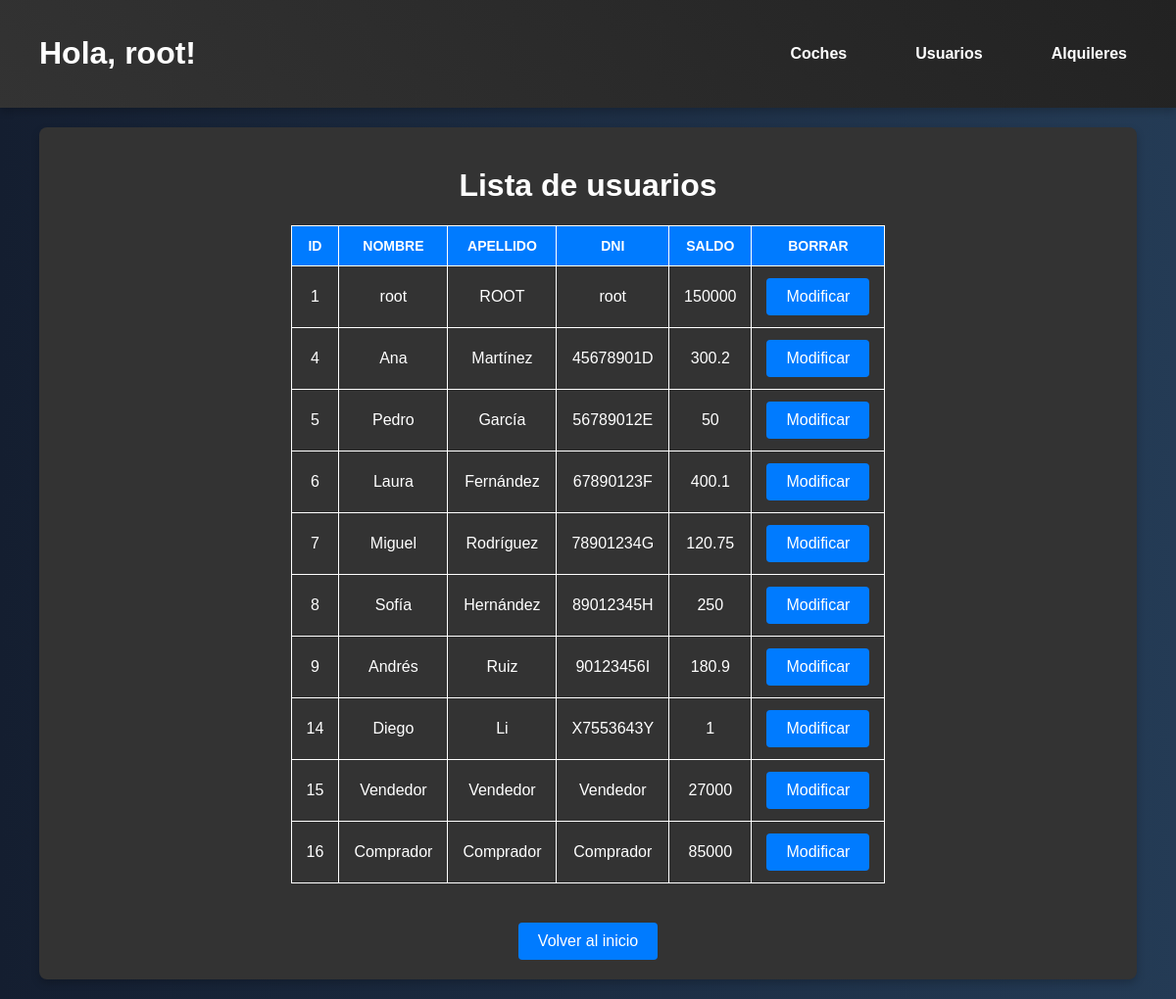
The app's page /usuarios/usuarios-modificar2.php (signed in) with its own data.
### tables this page shows
CREATE TABLE `usuarios` (
  `id_usuario` int(10) UNSIGNED NOT NULL,
  `password` varchar(255) DEFAULT NULL,
  `nombre` varchar(50) DEFAULT NULL,
  `apellidos` varchar(50) DEFAULT NULL,
  `dni` varchar(9) DEFAULT NULL,
  `saldo` float DEFAULT NULL,
  `tipo_usuario` enum('administrador','vendedor','comprador') NOT NULL
);

### usuarios/usuarios-modificar2.php (the view, shortened to what this page needs)
<?php
include '../header.view.php';
include '../db.php';
    $sql = "SELECT * FROM usuarios WHERE 1=1";
    $result = mysqli_query($conn, $sql);
?>
<!DOCTYPE html>
<html lang="en">
<head>
</head>
<body>
    <div class="main-container">
        <div class="content">
            <h1>Lista de usuarios</h1>
        </div>
        <div class="user-container">
            <?php
            if (mysqli_num_rows($result) > 0) {?>
            <table>
            <tr>
                    <th>ID</th>
                    <th>Nombre</th>
                    <th>Apellido</th>
                    <th>DNI</th>
                    <th>Saldo</th>
                    <th>Borrar</th>
                </tr>
                <?php
                while($row = mysqli_fetch_assoc($result)) { ?>
                <form method="post" action="usuarios-modificar3.php">
                    <tr>
                    <td><?php echo $row['id_usuario']; ?></td>
                    <td><?php echo $row['nombre']; ?></td>
                    <td><?php echo $row['apellidos']; ?></td>
                    <td><?php echo $row['dni']; ?></td>
                    <td><?php echo $row['saldo']; ?></td>
                    <td><input type="submit" value="Modificar"></td>
                </tr>
                </form>
                <?php }
            } else {
                echo "<p>No se encontraron usuarios</p>";
            }
            ?>
            </table>
        </div>
        <div class="button-container">
            <a href="../index.php" class="button">Volver al inicio</a>
        </div>
    </div>
</body>
</html>

### header.view.php (style rules this page uses)
body { font-family: 'Arial', sans-serif; margin: 0; background: #f4f4f4; }

### usuarios/usuarios-modificar2.php (style rules this page uses)
body { background: linear-gradient(to right, #141E30, #243B55); font-family: Arial, sans-serif; background-color: #f4f4f4; color: #333; margin: 0; padding: 0; }
.main-container { margin: 20px auto; padding: 20px; width: 90%; max-width: 1200px; background-color: #333; color: white; border-radius: 8px; box-shadow: 0 4px 8px rgba(0, 0, 0, 0.2); }
.content { text-align: center; margin-bottom: 20px; }
.button-container { text-align: center; margin-top: 40px; }
.button { display: inline-block; background-color: #007BFF; color: white; padding: 10px 20px; border-radius: 4px; text-decoration: none; font-size: 16px; cursor: pointer; text-align: center; }
.user-container table { text-align: center; display: flex; justify-content: center; border-collapse: collapse; }
th, td { padding: 12px 15px; text-align: center; border: 1px solid white; }
th { background-color: #007BFF; color: #fff; text-transform: uppercase; font-size: 14px; }
input[type="submit"], .button { background-color: #007BFF; color: white; padding: 10px 20px; border: none; border-radius: 4px; font-size: 16px; cursor: pointer; text-decoration: none; }

### records on screen
usuarios: id_usuario "1", nombre "root", apellidos "ROOT", dni "root", saldo "150000"
usuarios: id_usuario "4", nombre "Ana", apellidos "Martínez", dni "45678901D", saldo "300.2"
usuarios: id_usuario "5", nombre "Pedro", apellidos "García", dni "56789012E", saldo "50"
usuarios: id_usuario "6", nombre "Laura", apellidos "Fernández", dni "67890123F", saldo "400.1"
usuarios: id_usuario "7", nombre "Miguel", apellidos "Rodríguez", dni "78901234G", saldo "120.75"
usuarios: id_usuario "8", nombre "Sofía", apellidos "Hernández", dni "89012345H", saldo "250"
usuarios: id_usuario "9", nombre "Andrés", apellidos "Ruiz", dni "90123456I", saldo "180.9"
usuarios: id_usuario "14", nombre "Diego", apellidos "Li", dni "X7553643Y", saldo "1"
usuarios: id_usuario "15", nombre "Vendedor", apellidos "Vendedor", dni "Vendedor", saldo "27000"
usuarios: id_usuario "16", nombre "Comprador", apellidos "Comprador", dni "Comprador", saldo "85000"

### other values on screen
$nombre = $_SESSION['nombre'] ? $_SESSION['nombre'] : "Invitado" "root"
